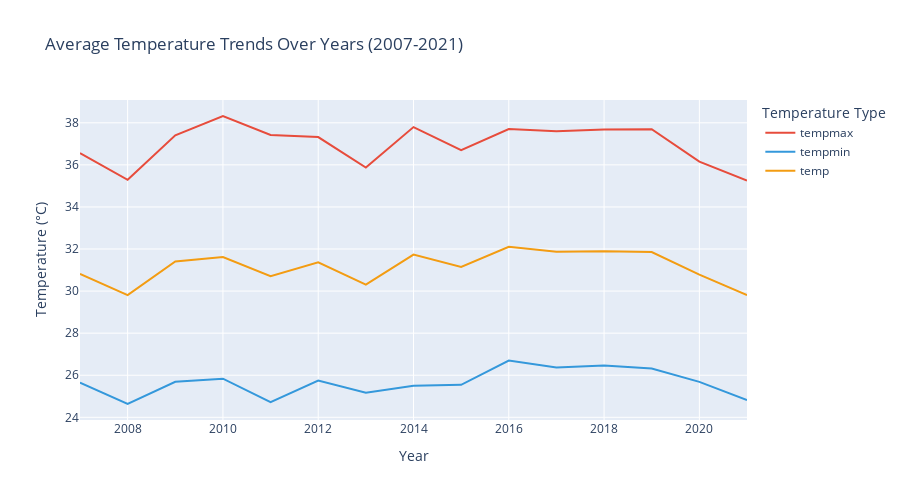

Notebook code cell kept with this figure:
### Markdown cell above
### Chart 1: Temperature Trends Over Years

### Code cell
# Chart 1: Temperature Trend Over Years
yearly_temp = df.groupby('Year').agg({
    'tempmax': 'mean',
    'tempmin': 'mean',
    'temp': 'mean'
}).reset_index()

fig1 = px.line(yearly_temp, x='Year', y=['tempmax', 'tempmin', 'temp'],
               title="Average Temperature Trends Over Years (2007-2021)",
               labels={'value': 'Temperature (°C)', 'variable': 'Temperature Type'},
               color_discrete_map={'tempmax': '#e74c3c', 'tempmin': '#3498db', 'temp': '#f39c12'})

fig1.update_layout(height=500, legend_title="Temperature Type")
fig1.show()

# Analysis
temp_trend = yearly_temp['temp'].diff().mean()
print("📊 Chart 1 Analysis - Temperature Trends Over Years:")
print(f"🌡️ Average yearly temperature change: {temp_trend:.3f}°C per year")
print(f"📈 Temperature range: {yearly_temp['temp'].min():.1f}°C to {yearly_temp['temp'].max():.1f}°C")
print(f"🔥 Hottest year: {yearly_temp.loc[yearly_temp['tempmax'].idxmax(), 'Year']} ({yearly_temp['tempmax'].max():.1f}°C)")
print(f"❄️ Coolest year: {yearly_temp.loc[yearly_temp['tempmin'].idxmin(), 'Year']} ({yearly_temp['tempmin'].min():.1f}°C)")
print("💡 This line chart shows the evolution of average, maximum, and minimum temperatures across all cities from 2007 to 2021, revealing climate trends and temperature variations over time.")

### Figure 1 — Plotly figure (JSON) as saved in the notebook; plotly's stock layout.template omitted (floating-point values rounded to 4 significant figures)
{"data": [{"hovertemplate": "Temperature Type=tempmax<br>Year=%{x}<br>Temperature (°C)=%{y}<extra></extra>", "legendgroup": "tempmax", "line": {"color": "#e74c3c", "dash": "solid"}, "marker": {"symbol": "circle"}, "mode": "lines", "name": "tempmax", "orientation": "v", "showlegend": true, "type": "scatter", "x": [2007, 2008, 2009, 2010, 2011, 2012, 2013, 2014, 2015, 2016, 2017, 2018, 2019, 2020, 2021], "xaxis": "x", "y": [36.56, 35.29, 37.4, 38.32, 37.42, 37.32, 35.87, 37.8, 36.7, 37.7, 37.6, 37.68, 37.7, 36.16, 35.26], "yaxis": "y"}, {"hovertemplate": "Temperature Type=tempmin<br>Year=%{x}<br>Temperature (°C)=%{y}<extra></extra>", "legendgroup": "tempmin", "line": {"color": "#3498db", "dash": "solid"}, "marker": {"symbol": "circle"}, "mode": "lines", "name": "tempmin", "orientation": "v", "showlegend": true, "type": "scatter", "x": [2007, 2008, 2009, 2010, 2011, 2012, 2013, 2014, 2015, 2016, 2017, 2018, 2019, 2020, 2021], "xaxis": "x", "y": [25.65, 24.63, 25.69, 25.84, 24.72, 25.75, 25.16, 25.5, 25.54, 26.7, 26.37, 26.46, 26.32, 25.69, 24.82], "yaxis": "y"}, {"hovertemplate": "Temperature Type=temp<br>Year=%{x}<br>Temperature (°C)=%{y}<extra></extra>", "legendgroup": "temp", "line": {"color": "#f39c12", "dash": "solid"}, "marker": {"symbol": "circle"}, "mode": "lines", "name": "temp", "orientation": "v", "showlegend": true, "type": "scatter", "x": [2007, 2008, 2009, 2010, 2011, 2012, 2013, 2014, 2015, 2016, 2017, 2018, 2019, 2020, 2021], "xaxis": "x", "y": [30.82, 29.81, 31.41, 31.62, 30.7, 31.36, 30.31, 31.73, 31.15, 32.11, 31.87, 31.89, 31.86, 30.78, 29.81], "yaxis": "y"}], "layout": {"height": 500, "legend": {"title": {"text": "Temperature Type"}, "tracegroupgap": 0}, "title": {"text": "Average Temperature Trends Over Years (2007-2021)"}, "xaxis": {"anchor": "y", "domain": [0, 1], "title": {"text": "Year"}}, "yaxis": {"anchor": "x", "domain": [0, 1], "title": {"text": "Temperature (°C)"}}}}
